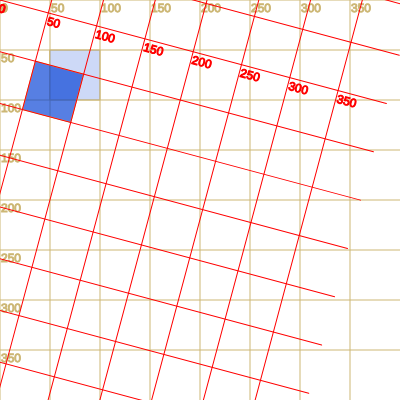
Frame 1 (no input)
Frame 60 (no input): identical to frame 1, image omitted
Frame 120 (the mouse pressed at the canvas centre since frame 60): identical to frame 1, image omitted

The p5.js sketch that drew this single still picture (run headless with seeded random() and noise() and a simulated clock; from frame 60 on, the mouse is pressed at the canvas centre):

// p5.js sketch
// ── sketch.js

gridSize = 50;

function setup(){
    createCanvas(400,400);


}

function draw() {
    background(255);

    drawGrid( 'rgb(205, 183, 117)' );
    fill( 'rgba(5, 64, 214, 0.2)' );
    rect( 50, 50, 50, 50 );

    rotate( radians(15) );
    fill( 'rgba(5, 64, 214, 0.67)' );
    rect( 50, 50, 50, 50 );

    drawGrid('red');
}

function drawGrid(color) {
	stroke(color);
	fill(color);
	for (var x=-width; x < width; x+=gridSize) {
		line(x, -height, x, height);
		text(x, x+1, 12);
	}
	for (var y=-height; y < height; y+=gridSize) {
		line(-width, y, width, y);
		text(y, 1, y+12);
	}
}
